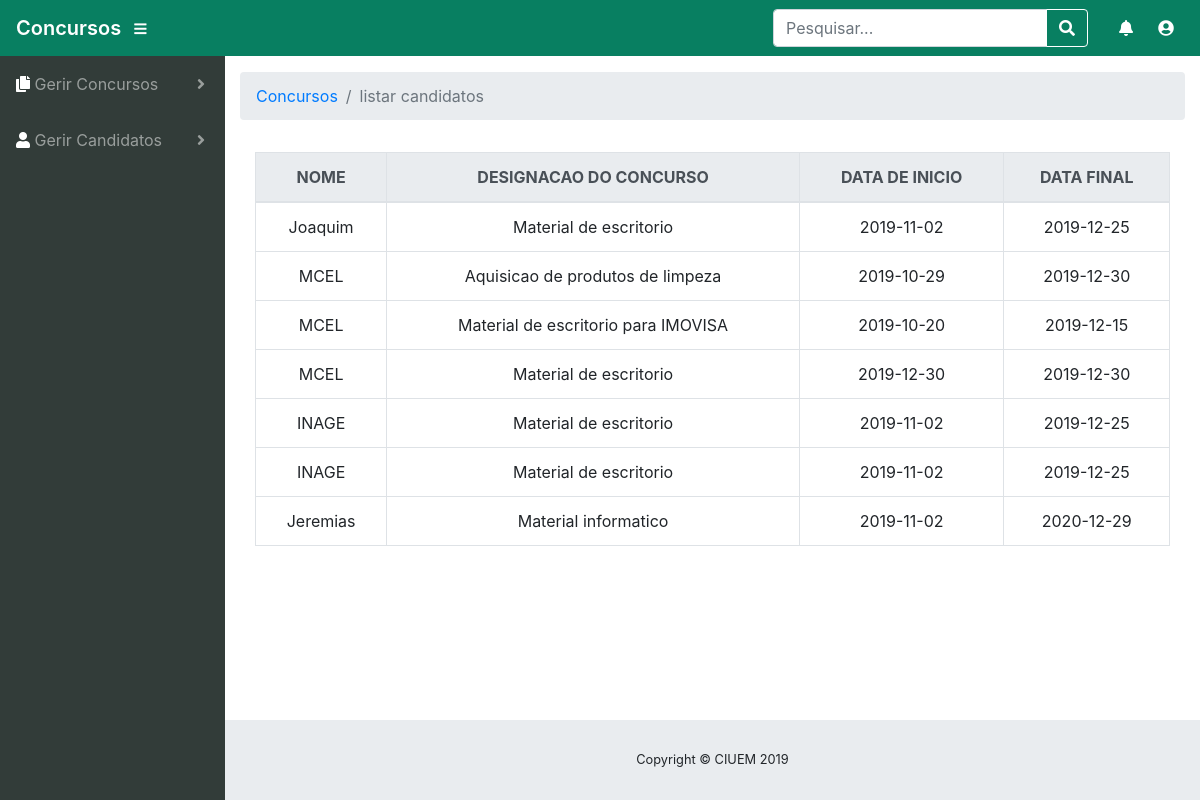
Screenshot of /view/admin/listar_candidatos.php with the database file from the repository.
### tables this page shows
CREATE TABLE `candidatura` (
  `idCandidatura` int(11) NOT NULL AUTO_INCREMENT,
  `idConcursos` int(11) NOT NULL,
  `idFornecedores` int(11) NOT NULL,
  PRIMARY KEY (`idCandidatura`),
  KEY `idFornecedores` (`idFornecedores`),
  KEY `candidatura_ibfk_1` (`idConcursos`)
);

CREATE TABLE `fornecedor` (
  `idFornecedor` int(11) NOT NULL AUTO_INCREMENT,
  `nrCadastro` varchar(20) DEFAULT NULL,
  `nome` varchar(60) DEFAULT NULL,
  `email` varchar(60) DEFAULT NULL,
  `senha` varchar(120) DEFAULT NULL,
  `nacionalidade` varchar(60) DEFAULT NULL,
  `tipoCorrente` varchar(60) DEFAULT NULL,
  `provincia` varchar(60) DEFAULT NULL,
  `distrito` varchar(60) DEFAULT NULL,
  `endereco` varchar(60) DEFAULT NULL,
  `contacto` int(20) DEFAULT NULL,
  `nuit` int(20) DEFAULT NULL,
  PRIMARY KEY (`idFornecedor`)
);

CREATE TABLE `concurso` (
  `concurso_id` int(20) NOT NULL AUTO_INCREMENT,
  `modalidade` varchar(60) DEFAULT NULL,
  `referencia` varchar(60) DEFAULT NULL,
  `designacao` varchar(60) DEFAULT NULL,
  `aquisicao` varchar(60) DEFAULT NULL,
  `dataInicio` date DEFAULT NULL,
  `datafim` date DEFAULT NULL,
  `descricao` varchar(120) DEFAULT NULL,
  `previsto` char(1) DEFAULT '0' COMMENT '1-previsto e 0-Nao previsto',
  `aberto` char(1) DEFAULT '1' COMMENT '1-aberto e 0-fechado',
  `ficheiro` blob,
  PRIMARY KEY (`concurso_id`)
);

### view/admin/listar_candidatos.php (the view)
<?php include "../estrutura/admin/header.php" ?>
<?php include "../estrutura/admin/sidebar.php" ?>
<?php
include "../../modal/conexao.php" ;
$sql = "SELECT * FROM candidatura INNER JOIN concurso ON candidatura.idConcursos = concurso.concurso_id INNER JOIN fornecedor ON candidatura.idFornecedores = fornecedor.idFornecedor";
$resultado = mysqli_query($link,$sql); ?>
<div id="content-wrapper">
      <div class="container-fluid">
        <ol class="breadcrumb">
          <li class="breadcrumb-item">
            <a href="http://localhost/concursos/view/admin">Concursos</a>
          </li>
          <li class="breadcrumb-item active">listar candidatos</li>
        </ol>
        <div id="content-wrapper">
      <div class="container-fluid">
            <div class="table-responsive">
                  <table class="table table-bordered">
                  <thead class="thead-light">
                        <tr>
                        <th >NOME</th>
                        <th>DESIGNACAO DO CONCURSO</th>
                        <th>DATA DE INICIO</th>
                        <th>DATA FINAL</th>
                        </tr>
                  </thead>
                  <tbody>
                        <tr>
                        <?php while($dados = mysqli_fetch_array($resultado)){ ?>
                          <tr>
                            <td><?php echo $dados['nome']; ?></td>
                            <td><?php echo $dados['designacao']; ?></td>
                            <td><?php echo $dados['dataInicio']; ?></td>
                            <td><?php echo $dados['datafim']; ?></td>
                          </tr>
                          <?php } ?>
                        </tr>
                  </tbody>
                  </table>
            </div>
      </div>
</div>
      </div>
<?php include "../estrutura/admin/footer.php"?>

### view/estrutura/admin/header.php (shortened to what this page needs)
<!DOCTYPE html>
<html lang="en">
<head>
      <link href="../../css/app.css" rel="stylesheet" type="text/css">
      <link href="../../vendor/fontawesome-free/css/all.min.css" rel="stylesheet" type="text/css">
      <link href="../../vendor/datatables/dataTables.bootstrap4.css" rel="stylesheet">
      <link href="../../css/sb-admin.css" rel="stylesheet">
</head>
<body id="page-top">
  <nav class="navbar navbar-expand static-top">
    <a class="navbar-brand mr-1" href="index.html">Concursos</a>
    <button class="btn btn-link btn-sm text-white order-1 order-sm-0" id="sidebarToggle" href="#">
      <i class="fas fa-bars"></i>
    </button>
    <form class="d-none d-md-inline-block form-inline ml-auto mr-0 mr-md-3 my-2 my-md-0">
      <div class="input-group">
        <input type="text" class="form-control" placeholder="Pesquisar..." aria-label="Search" aria-describedby="basic-addon2">
        <div class="input-group-append">
          <button class="btn btn-primary" type="button" id="btnPesquisar">
            <i class="fas fa-search"></i>
          </button>
        </div>
      </div>
    </form>
    <ul class="navbar-nav ml-auto ml-md-0">
      <li class="nav-item dropdown no-arrow mx-1">
        <a class="nav-link dropdown-toggle" href="#" id="alertsDropdown" role="button" data-toggle="dropdown" aria-haspopup="true" aria-expanded="false">
          <i class="fas fa-bell fa-fw"></i>
        </a>
      </li>
      <li class="nav-item dropdown no-arrow">
        <a class="nav-link dropdown-toggle" href="#" id="userDropdown" role="button" data-toggle="dropdown" aria-haspopup="true" aria-expanded="false">
          <i class="fas fa-user-circle fa-fw"></i>
        </a>
      </li>
    </ul>
  </nav>

### view/estrutura/admin/sidebar.php (shortened to what this page needs)
<div id="wrapper">
    <ul class="sidebar navbar-nav">
          <li class="nav-item dropdown">
            <a class="nav-link dropdown-toggle" href="#" id="pagesDropdown" role="button" data-toggle="dropdown" aria-haspopup="true" aria-expanded="false">
              <i class="fas fa-copy"></i>
              <span>Gerir Concursos</span>
            </a>
          </li>
          <li class="nav-item dropdown">
            <a class="nav-link dropdown-toggle" href="#" id="pagesDropdown" role="button" data-toggle="dropdown" aria-haspopup="true" aria-expanded="false">
              <i class="fas fa-user" ></i>
              <span>Gerir Candidatos</span>
            </a>
          </li>
    </ul>

### view/estrutura/admin/footer.php (shortened to what this page needs)
      <footer class="sticky-footer">
        <div class="container my-auto">
          <div class="copyright text-center my-auto">
            <span>Copyright © CIUEM 2019</span>
          </div>
        </div>
      </footer>
    </div>
  </div>
</body>
</html>

### css/app.css (style rules this page uses)
.navbar-expand { background-color: #087F61!important; }
.navbar-brand { font-weight:600; color: white!important; font-size: 23px }
i { color: white!important; }
.sidebar { background-color: #323c39!important; }
.btn-primary { color: #ffffff!important; background-color: #087f61!important; border-color: #ffffff!important; }
footer.sticky-footer { display: -webkit-box!important; display: -ms-flexbox!important; display: flex!important; position: fixed!important; right: 0!important; bottom: 0!important; width: calc(100% - 90px)!important; height: 80px!important; background-color: #e9ecef!important; width: calc(100% - 225px)!important; }
table th { text-align: center; }
table td { text-align: center; }

### rows the page displays
candidatura: fornecedor.nome "Joaquim", concurso.designacao "Material de escritorio", concurso.dataInicio "2019-11-02", concurso.datafim "2019-12-25"
candidatura: fornecedor.nome "MCEL", concurso.designacao "Aquisicao de produtos de limpeza", concurso.dataInicio "2019-10-29", concurso.datafim "2019-12-30"
candidatura: fornecedor.nome "MCEL", concurso.designacao "Material de escritorio para IMOVISA", concurso.dataInicio "2019-10-20", concurso.datafim "2019-12-15"
candidatura: fornecedor.nome "MCEL", concurso.designacao "Material de escritorio", concurso.dataInicio "2019-12-30", concurso.datafim "2019-12-30"
candidatura: fornecedor.nome "INAGE", concurso.designacao "Material de escritorio", concurso.dataInicio "2019-11-02", concurso.datafim "2019-12-25"
candidatura: fornecedor.nome "INAGE", concurso.designacao "Material de escritorio", concurso.dataInicio "2019-11-02", concurso.datafim "2019-12-25"
candidatura: fornecedor.nome "Jeremias", concurso.designacao "Material informatico", concurso.dataInicio "2019-11-02", concurso.datafim "2020-12-29"
